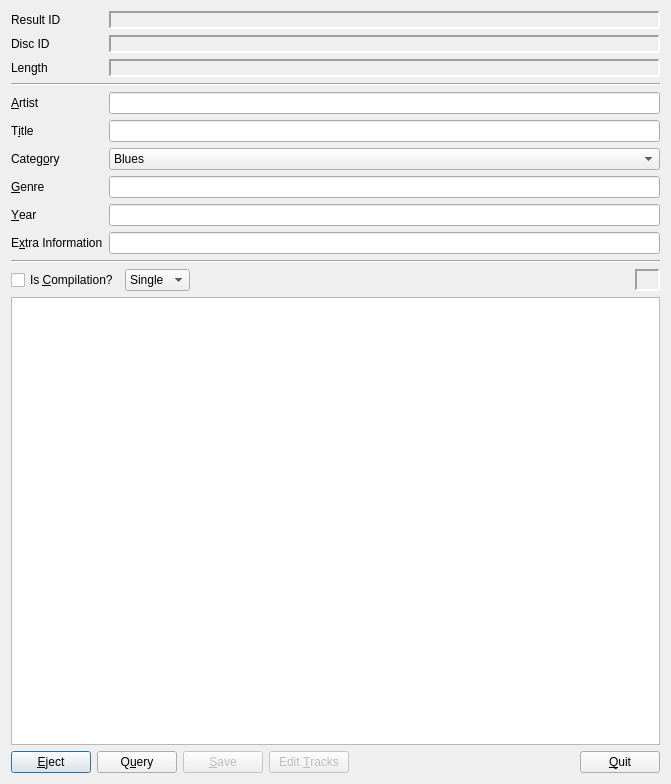
<?xml version="1.0" encoding="UTF-8"?>
<ui version="4.0">
 <class>CdImport</class>
 <widget class="QDialog" name="CdImport">
  <property name="enabled">
   <bool>true</bool>
  </property>
  <property name="geometry">
   <rect>
    <x>0</x>
    <y>0</y>
    <width>671</width>
    <height>784</height>
   </rect>
  </property>
  <property name="windowTitle">
   <string>CD Import</string>
  </property>
  <property name="windowIcon">
   <iconset>
    <normaloff>../../assets/icon.png</normaloff>../../assets/icon.png</iconset>
  </property>
  <layout class="QVBoxLayout" name="verticalLayout">
   <item>
    <layout class="QGridLayout" name="gridLayout">
     <item row="0" column="0">
      <widget class="QLabel" name="label">
       <property name="text">
        <string>Result ID</string>
       </property>
      </widget>
     </item>
     <item row="0" column="1">
      <widget class="QLabel" name="result">
       <property name="frameShape">
        <enum>QFrame::Panel</enum>
       </property>
       <property name="frameShadow">
        <enum>QFrame::Sunken</enum>
       </property>
       <property name="lineWidth">
        <number>2</number>
       </property>
       <property name="midLineWidth">
        <number>2</number>
       </property>
       <property name="text">
        <string/>
       </property>
       <property name="scaledContents">
        <bool>false</bool>
       </property>
      </widget>
     </item>
     <item row="1" column="0">
      <widget class="QLabel" name="label_2">
       <property name="text">
        <string>Disc ID</string>
       </property>
      </widget>
     </item>
     <item row="1" column="1">
      <widget class="QLabel" name="discId">
       <property name="frameShape">
        <enum>QFrame::Panel</enum>
       </property>
       <property name="frameShadow">
        <enum>QFrame::Sunken</enum>
       </property>
       <property name="lineWidth">
        <number>2</number>
       </property>
       <property name="midLineWidth">
        <number>2</number>
       </property>
       <property name="text">
        <string/>
       </property>
      </widget>
     </item>
     <item row="2" column="0">
      <widget class="QLabel" name="label_7">
       <property name="text">
        <string>Length</string>
       </property>
      </widget>
     </item>
     <item row="2" column="1">
      <widget class="QLabel" name="length">
       <property name="frameShape">
        <enum>QFrame::Panel</enum>
       </property>
       <property name="frameShadow">
        <enum>QFrame::Sunken</enum>
       </property>
       <property name="lineWidth">
        <number>2</number>
       </property>
       <property name="midLineWidth">
        <number>2</number>
       </property>
       <property name="text">
        <string/>
       </property>
      </widget>
     </item>
     <item row="3" column="0" colspan="2">
      <widget class="Line" name="line">
       <property name="orientation">
        <enum>Qt::Horizontal</enum>
       </property>
      </widget>
     </item>
     <item row="4" column="0">
      <widget class="QLabel" name="label_4">
       <property name="text">
        <string>&amp;Artist</string>
       </property>
       <property name="buddy">
        <cstring>artist</cstring>
       </property>
      </widget>
     </item>
     <item row="4" column="1">
      <widget class="QLineEdit" name="artist">
       <property name="enabled">
        <bool>true</bool>
       </property>
      </widget>
     </item>
     <item row="5" column="0">
      <widget class="QLabel" name="titleLabel">
       <property name="text">
        <string>T&amp;itle</string>
       </property>
       <property name="buddy">
        <cstring>title</cstring>
       </property>
      </widget>
     </item>
     <item row="5" column="1">
      <widget class="QLineEdit" name="title">
       <property name="enabled">
        <bool>true</bool>
       </property>
      </widget>
     </item>
     <item row="6" column="0">
      <widget class="QLabel" name="label_5">
       <property name="text">
        <string>Categ&amp;ory</string>
       </property>
       <property name="buddy">
        <cstring>category</cstring>
       </property>
      </widget>
     </item>
     <item row="6" column="1">
      <widget class="QComboBox" name="category">
       <item>
        <property name="text">
         <string>Blues</string>
        </property>
       </item>
       <item>
        <property name="text">
         <string>Classical</string>
        </property>
       </item>
       <item>
        <property name="text">
         <string>Country</string>
        </property>
       </item>
       <item>
        <property name="text">
         <string>Data (ISO9660 and other data CDs)</string>
        </property>
       </item>
       <item>
        <property name="text">
         <string>Folk</string>
        </property>
       </item>
       <item>
        <property name="text">
         <string>Jazz</string>
        </property>
       </item>
       <item>
        <property name="text">
         <string>New Age</string>
        </property>
       </item>
       <item>
        <property name="text">
         <string>Reggae</string>
        </property>
       </item>
       <item>
        <property name="text">
         <string>Rock (funk, soul, rap, pop, industrial, metal, etc.)</string>
        </property>
       </item>
       <item>
        <property name="text">
         <string>Soundtrack (movies, shows)</string>
        </property>
       </item>
       <item>
        <property name="text">
         <string>Misc (others that do not fit in the above categories)</string>
        </property>
       </item>
      </widget>
     </item>
     <item row="7" column="0">
      <widget class="QLabel" name="label_6">
       <property name="text">
        <string>&amp;Genre</string>
       </property>
       <property name="buddy">
        <cstring>genre</cstring>
       </property>
      </widget>
     </item>
     <item row="7" column="1">
      <widget class="QLineEdit" name="genre">
       <property name="enabled">
        <bool>true</bool>
       </property>
      </widget>
     </item>
     <item row="8" column="0">
      <widget class="QLabel" name="label_9">
       <property name="text">
        <string>&amp;Year</string>
       </property>
       <property name="buddy">
        <cstring>year</cstring>
       </property>
      </widget>
     </item>
     <item row="8" column="1">
      <widget class="QLineEdit" name="year">
       <property name="enabled">
        <bool>true</bool>
       </property>
      </widget>
     </item>
     <item row="9" column="0">
      <widget class="QLabel" name="label_8">
       <property name="text">
        <string>E&amp;xtra Information</string>
       </property>
       <property name="buddy">
        <cstring>extraInfo</cstring>
       </property>
      </widget>
     </item>
     <item row="9" column="1">
      <widget class="QLineEdit" name="extraInfo">
       <property name="enabled">
        <bool>true</bool>
       </property>
      </widget>
     </item>
     <item row="10" column="0" colspan="2">
      <widget class="Line" name="line_4">
       <property name="orientation">
        <enum>Qt::Horizontal</enum>
       </property>
      </widget>
     </item>
    </layout>
   </item>
   <item>
    <layout class="QHBoxLayout" name="horizontalLayout_2">
     <item>
      <widget class="QCheckBox" name="compilation">
       <property name="text">
        <string>Is &amp;Compilation?</string>
       </property>
      </widget>
     </item>
     <item>
      <widget class="QComboBox" name="type">
       <item>
        <property name="text">
         <string>Single</string>
        </property>
       </item>
       <item>
        <property name="text">
         <string>EP</string>
        </property>
       </item>
       <item>
        <property name="text">
         <string>LP</string>
        </property>
       </item>
      </widget>
     </item>
     <item>
      <spacer name="horizontalSpacer_2">
       <property name="orientation">
        <enum>Qt::Horizontal</enum>
       </property>
       <property name="sizeHint" stdset="0">
        <size>
         <width>40</width>
         <height>20</height>
        </size>
       </property>
      </spacer>
     </item>
     <item>
      <widget class="QLabel" name="numberOfTracks">
       <property name="minimumSize">
        <size>
         <width>25</width>
         <height>0</height>
        </size>
       </property>
       <property name="frameShape">
        <enum>QFrame::Panel</enum>
       </property>
       <property name="frameShadow">
        <enum>QFrame::Sunken</enum>
       </property>
       <property name="lineWidth">
        <number>2</number>
       </property>
       <property name="midLineWidth">
        <number>2</number>
       </property>
       <property name="text">
        <string/>
       </property>
      </widget>
     </item>
    </layout>
   </item>
   <item>
    <widget class="QTableView" name="tracks">
     <property name="enabled">
      <bool>true</bool>
     </property>
     <property name="baseSize">
      <size>
       <width>0</width>
       <height>0</height>
      </size>
     </property>
     <property name="dragEnabled">
      <bool>true</bool>
     </property>
     <property name="alternatingRowColors">
      <bool>true</bool>
     </property>
     <property name="wordWrap">
      <bool>false</bool>
     </property>
     <attribute name="horizontalHeaderCascadingSectionResizes">
      <bool>false</bool>
     </attribute>
     <attribute name="verticalHeaderCascadingSectionResizes">
      <bool>false</bool>
     </attribute>
    </widget>
   </item>
   <item>
    <layout class="QHBoxLayout" name="horizontalLayout">
     <item>
      <widget class="QPushButton" name="eject">
       <property name="toolTip">
        <string>Eject the CDROM</string>
       </property>
       <property name="text">
        <string>&amp;Eject</string>
       </property>
      </widget>
     </item>
     <item>
      <widget class="QPushButton" name="query">
       <property name="toolTip">
        <string>Query CDDB for the CD information</string>
       </property>
       <property name="text">
        <string>Q&amp;uery</string>
       </property>
      </widget>
     </item>
     <item>
      <widget class="QPushButton" name="save">
       <property name="enabled">
        <bool>false</bool>
       </property>
       <property name="toolTip">
        <string>Save the current CDDB info to the database</string>
       </property>
       <property name="text">
        <string>&amp;Save</string>
       </property>
       <property name="default">
        <bool>false</bool>
       </property>
       <property name="flat">
        <bool>false</bool>
       </property>
      </widget>
     </item>
     <item>
      <widget class="QPushButton" name="editTracks">
       <property name="enabled">
        <bool>false</bool>
       </property>
       <property name="text">
        <string>Edit &amp;Tracks</string>
       </property>
      </widget>
     </item>
     <item>
      <spacer name="horizontalSpacer">
       <property name="orientation">
        <enum>Qt::Horizontal</enum>
       </property>
       <property name="sizeHint" stdset="0">
        <size>
         <width>40</width>
         <height>20</height>
        </size>
       </property>
      </spacer>
     </item>
     <item>
      <widget class="QPushButton" name="quit">
       <property name="toolTip">
        <string>Quit for the day</string>
       </property>
       <property name="text">
        <string>&amp;Quit</string>
       </property>
      </widget>
     </item>
    </layout>
   </item>
  </layout>
 </widget>
 <tabstops>
  <tabstop>artist</tabstop>
  <tabstop>title</tabstop>
  <tabstop>category</tabstop>
  <tabstop>genre</tabstop>
  <tabstop>year</tabstop>
  <tabstop>extraInfo</tabstop>
  <tabstop>compilation</tabstop>
  <tabstop>type</tabstop>
  <tabstop>eject</tabstop>
  <tabstop>query</tabstop>
  <tabstop>save</tabstop>
  <tabstop>editTracks</tabstop>
  <tabstop>quit</tabstop>
  <tabstop>tracks</tabstop>
 </tabstops>
 <resources/>
 <connections>
  <connection>
   <sender>quit</sender>
   <signal>clicked()</signal>
   <receiver>CdImport</receiver>
   <slot>accept()</slot>
   <hints>
    <hint type="sourcelabel">
     <x>600</x>
     <y>758</y>
    </hint>
    <hint type="destinationlabel">
     <x>517</x>
     <y>749</y>
    </hint>
   </hints>
  </connection>
 </connections>
</ui>
